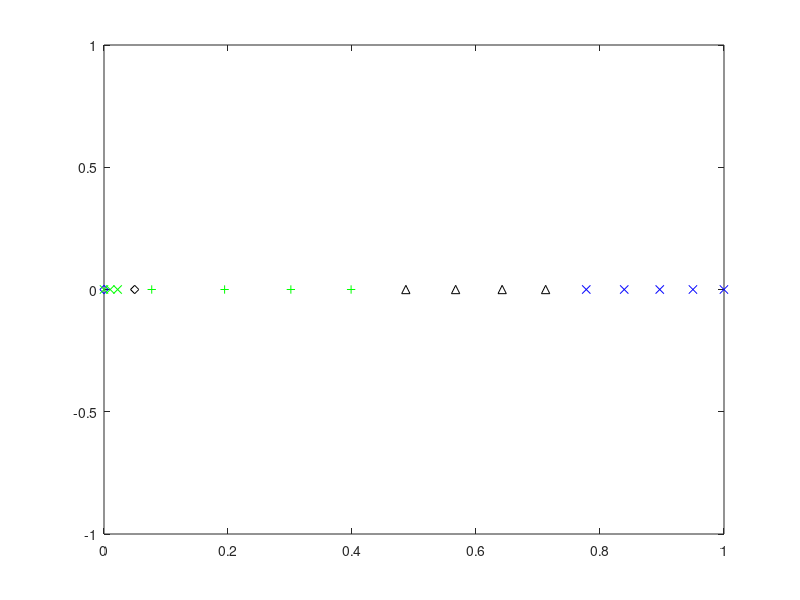
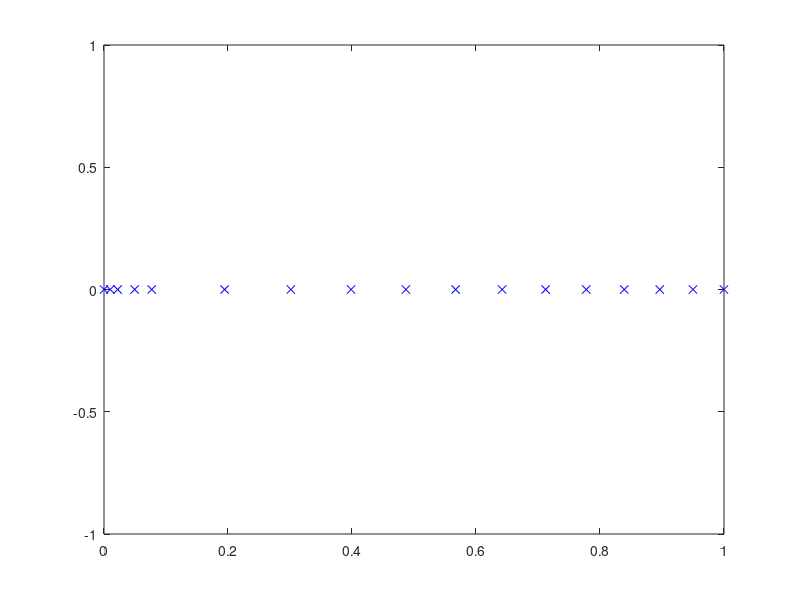

MATLAB code for these plots, in order: (Note: this script raises an error after producing the figures.)
close all
clear
clc
 
% Dimensional fluid constants (tin as leaves cartridge) for NS
g_dim = 9.8; %m/s^2
save('g_dim.mat','g_dim') 
rho_dim = 1000; %kg/m^3
save('rho_dim.mat','rho_dim') 
nu_dim = 1E-6; %m^2/s
save('nu_dim.mat','nu_dim') 
sigma_1e_dim = 72.86E-3;%Kg/s^2 (i.e. N/m)
save('sigma_1e_dim.mat','sigma_1e_dim')
R = .5E-6; %droplet radius

%equilibrium contact angle
theta_c_eq = 45*pi/180;
save('theta_c_eq.mat','theta_c_eq')

% width of the interfacial phase in metres (recommended 
%value is 1E-9)
width_dim = 1E-9; 
save('width_dim.mat','width_dim')

%Data for initial configuration of the simulation 
theta_c_ini = 91*pi/180; %radians 
save('theta_c_ini.mat','theta_c_ini')

n_el_sing = 3;
save('n_el_sing.mat','n_el_sing')

%% IFM coefficients for the free-surface
%Beta for liquid-gas interface (this
%could have a coefficient in front, but we take it to be one)
beta_g_dim = rho_dim*nu_dim/width_dim;
save('beta_g_dim.mat','beta_g_dim')
%Alpha coefficient for liquid-gas interface (this could also
%have a coefficient in front but we also take it to be one, 
%making it the inverse of the beta_g constant)
alpha_g_dim = width_dim/(rho_dim*nu_dim); 
save('alpha_g_dim.mat','alpha_g_dim')
%Surface density at which surface tension is zero 
%(this is taken as the volume density times the width of the 
%surface phase)
rhos_0_dim = rho_dim*width_dim; 
save('rhos_0_dim.mat','rhos_0_dim')
%Equilibrium surface density of liquid-gas 
%interface
rhos1_e_dim = 0.6*rhos_0_dim; 
save('rhos1_e_dim.mat','rhos1_e_dim')
%Proportionality constant for the state equation for surface 
%tension as a function of density on the liquid-gas 
%interface
gamma_g_dim = sigma_1e_dim/(rhos_0_dim-rhos1_e_dim);
save('gamma_g_dim.mat','gamma_g_dim')
%relaxation time of surface 1 in seconds
tau_g_dim = rho_dim*nu_dim*7E-6;
save('tau_g_dim.mat','tau_g_dim')

%solid-gas surface tension
sigma_gs = 0;

%IFM coefficients for the liquid-solid interface
%constant in front of the state equation for the liquid-solid
%surface
gamma_s_dim = gamma_g_dim;
save('gamma_s_dim.mat','gamma_s_dim')
%Equilibrium surface tension for the liqud-solid interface
%(this is a function of other paremeter that we have already
%chosen)
sigma_2e_dim = -sigma_1e_dim*cos(theta_c_eq)+sigma_gs;
save('sigma_2e_dim.mat','sigma_2e_dim')
%equilibrium surface density for liquid-solid surface
%(chosen so as to have a 30 degree static contact angle)
rhos2_e_dim = rhos_0_dim - sigma_2e_dim/gamma_s_dim; 
save('rhos2_e_dim.mat','rhos2_e_dim')
%Beta navier slip
beta_ns_dim = rho_dim*nu_dim/width_dim;   
save('beta_ns_dim.mat','beta_ns_dim')
%alpha coefficient for the solid-liquid interface
alpha_s_dim = alpha_g_dim; 
save('alpha_s_dim.mat','alpha_s_dim')
%relaxation time for the liquid-solid interface
tau_s_dim = rho_dim*nu_dim*7E-6;
save('tau_s_dim.mat','tau_s_dim')

%Unit height 
L_dim = R
save('L_dim.mat','L_dim') 

%Unit speed
U_dim = sigma_1e_dim/(rho_dim*nu_dim) %i.e. Ca = 1
% U_dim = .01 %m/s
save('U_dim.mat','U_dim')

%Unit time (capillary time based on unit length)
T_dim = L_dim/U_dim 
save('T_dim.mat','T_dim')



%Unit of pressure 
P_dim = rho_dim*nu_dim*U_dim/L_dim;
save('P_dim.mat','P_dim')

%Dimensionless numbers for the bulk equations
Re =  U_dim*L_dim/nu_dim %Reynolds number
save('Re.mat','Re')
St = 0 %g_dim*L_dim^2/(nu_dim*U_dim); %Stokes number
save('St.mat','St')
Ca = rho_dim*nu_dim*U_dim/sigma_1e_dim %Capillary number
save('Ca.mat','Ca')

%Dimensionless numbers for the liquid-gas IFM
%dimensionless beta coefficient for the gas interface
Bg = beta_g_dim*U_dim*L_dim/sigma_1e_dim
save('Bg.mat','Bg')
%dimensionless alpha coefficient for the gas interface
Eg = alpha_g_dim*sigma_1e_dim/(U_dim*L_dim)
save('Eg.mat','Eg')
%Dimensionless constant for the state equation on
%the liquid-gas interface
Cg = gamma_g_dim*rhos_0_dim/sigma_1e_dim
save('Cg.mat','Cg')
%dimensionless equilibrium density
Dg = rhos1_e_dim/rhos_0_dim
save('Dg.mat','Dg')
%dimensionless surface density ratio
Fg = rhos_0_dim/(rho_dim*U_dim*tau_g_dim)
save('Fg.mat','Fg')
%Dimensionless relaxation time
Tg = tau_g_dim*U_dim/L_dim
save('Tg.mat','Tg')

%Dimensionless numbers for liquid-gas IFM
%dimensionless beta coefficient for the gas interface
Be = beta_ns_dim*L_dim/(rho_dim*nu_dim)
save('Be.mat','Be')
%dimensionless alpha coefficient for the solid-liquid 
%interface
Es = alpha_s_dim*sigma_1e_dim/(U_dim*L_dim)
save('Es.mat','Es')
%dimensionless coefficient of the state equation for the
%liquid-solid interface
Cs = gamma_s_dim*rhos_0_dim/sigma_1e_dim
save('Cs.mat','Cs')
%dimensionless equilibrium density
Ds = rhos2_e_dim/rhos_0_dim
save('Ds.mat','Ds')
%dimensionless surface-density ratio for the liquid-solid
%interface
Fs = rhos_0_dim/(rho_dim*U_dim*tau_s_dim)
save('Fs.mat','Fs')
%Dimensionless relaxation time for solid-liquid interface
Ts = tau_s_dim*U_dim/L_dim
save('Ts.mat','Ts')

%Contact line dimensionless numbers
So = sigma_gs/sigma_1e_dim
save('So.mat','So')

%z-traslation for the centre of the sphere
trans_z = cos(pi-theta_c_ini);

%distance from origin to apex
h_0 = 1+trans_z;

%initial distance from origin to focus
f = sin(pi-theta_c_ini); %based on the shape of a parabola

%Required mesh resolution
l_min = .05;%min([5/(100*Bg) 1/Be  Ts*Ca/10])/(2^6 );%  following J&Y IJFNMF 2012 

%spine feet parameters
%this part here sets the number and spacing of the spines closer to the
%contact line. In this region, each odd-numbered spine has one more 
%element to its right than to its left
spine_factor_r =  1.07;%1.15;%;%needs to be slightly bigger than 1     1.05;%
save('spine_factor_r.mat','spine_factor_r')
n_spines_r = 5;% 5;% must be an odd number          5;%
save('n_spines_r.mat','n_spines_r')

spine_factor_mr = 1.07;%                   2;%   
save('spine_factor_mr.mat','spine_factor_mr')
n_spines_mr = 5;% 5;% must be an odd number        
save('n_spines_mr.mat','n_spines_mr')

%This part defines the number of spines and their separation for the
%following section of the domain. Spines can be more separated here as we 
%do not need such a high resultion furhter away from the contact line
spine_factor_m = 1.1;%                   2;%   
save('spine_factor_m.mat','spine_factor_m')
n_spines_m = 5;% 5;% must be an odd number        
save('n_spines_m.mat','n_spines_m') 

%The following part sets the number and spacing of the spines near the
%inflow boundary. An intermediate section between this one and the last one
%constructed is then created using uniform spacing
l_min_l = 1E-2;% .5E-3 ;%                .01;%
spine_factor_l = 1.2;% 1.11;% this needs to be slightly bigger than 1, James' value = 1.07
save('spine_factor_l.mat','spine_factor_l')
n_spines_l = 3;% 5;% must be an odd number        5;% 
save('n_spines_l.mat','n_spines_l')


tol_spine_ang = 1E-12; %this is just a numerical parameter to define 
%convergence of the spine lentgh's initial guess

%% Creating spine feet

spine_feet = zeros(1,n_spines_r+n_spines_m-1);
spine_feet(1) = f;
spine_feet(2) = f-l_min;
spine_feet(3) = f-l_min*(1+spine_factor_r);
for ii = 4:n_spines_r
    spine_feet(ii) = spine_feet(ii-1) ...
                     - spine_factor_r*(spine_feet(ii-2) ...
                                       - spine_feet(ii-1));
end
figure
plot(spine_feet(1:n_spines_r),zeros(1,n_spines_r),'xb')
hold on
for ii = n_spines_r+1:n_spines_r+n_spines_mr-1
    spine_feet(ii) = spine_feet(ii-1) ...
                     - spine_factor_mr*(spine_feet(ii-2) ...
                                       - spine_feet(ii-1));
end
plot(spine_feet(n_spines_r+1:n_spines_r+n_spines_mr-1),zeros(1,n_spines_mr-1),'^k')
for ii = n_spines_r+n_spines_mr:n_spines_r+n_spines_mr+n_spines_m-2
    spine_feet(ii) = spine_feet(ii-1) ...
                     - spine_factor_m*(spine_feet(ii-2) ...
                                       - spine_feet(ii-1));
end
plot(spine_feet(n_spines_r+n_spines_mr:n_spines_r+n_spines_mr+n_spines_m-2),zeros(1,n_spines_m-1),'+g')
plot(0,0,'db')
pause
%constructing the spine feet on the left end
spines_feet_left_end = zeros(1,n_spines_l);
spines_feet_left_end(end) = 0;
spines_feet_left_end(end-1) = 0 + l_min_l;
for ii = 2:n_spines_l-1
    spines_feet_left_end(end-ii) = spines_feet_left_end(end-ii+1) ...
                                   + spine_factor_l ...
                                     *(spines_feet_left_end(end-ii+1) ...
                                       - spines_feet_left_end(end-ii+2));
end
plot(spines_feet_left_end,zeros(1,n_spines_l),'xg')
pause
left_width = spines_feet_left_end(1)-spines_feet_left_end(2);
right_width = spine_feet(end-1)-spine_feet(end);
av_width = (left_width+right_width)/2;
n_inter = ceil((spine_feet(end)-spines_feet_left_end(1))/av_width);
if mod(n_inter,2) ~= 0
    n_inter = n_inter+1;
end
width = (spine_feet(end)-spines_feet_left_end(1))/n_inter;
spine_feet = [spine_feet,zeros(1,n_inter-1)];
for ii = 0:n_inter-2
    spine_feet(end-ii) = spines_feet_left_end(1)+(ii+1)*width;
end
plot(spine_feet(end-n_inter+2:end),zeros(1,n_inter-1),'dk')
pause
%Joining everything
spine_feet = [spine_feet,spines_feet_left_end];
n_spines = length(spine_feet);
save('n_spines.mat','n_spines')
close all
figure
plot(spine_feet,zeros(size(spine_feet)),'xb');

save('spine_feet.mat','spine_feet')
spine_feet_locator = spine_feet/f;
save('spine_feet_locator.mat','spine_feet_locator')

%Chi value for each spine
%This is the coordinate of the bipolar system that corresponds to the
%circle that passes through each spine feet
chi_spines = zeros(1,n_spines);
chi_spines(1) = Inf;
chi_spines(end) = 0;
for ii = 2:n_spines-1
    fun = @(chi) foot_of_chi(chi,f)-spine_feet(ii);
    chi_spines(ii) = fzero(fun,5);
end

%The radius of each spine (from the third spine on) is determined by its
%chi coordinate
R_spines = zeros(1,n_spines);
%we force the second spine to have its centre at the contact line. This is
%so that we can enforce the condition lim_{r\to 0} \partial_{\theta}p = 0,
%by equating the pressure values on the two points of this spine as done in
%S&S CMAME 2011
R_spines(2) = abs(spine_feet(1)-spine_feet(2));
R_spines(3) = abs(spine_feet(1)-spine_feet(3));
R_spines(end) = inf;
for ii = 4:n_spines-1
    R_spines(ii) = f/sinh(chi_spines(ii));
end
save('R_spines.mat','R_spines')
 
%spine length vector intial form
spine_lengths_ini = zeros(n_spines,1);
spine_lengths_ini(1) = f; %this spine is always zero, so we just store f here
spine_lengths_ini(end) = h_0;
%Here we determine the length of each spine (so as to match the initial
%guess for our surface profile)
for ii = 2:n_spines-1
    %We use the bisection method on the angle that each spine defines
    %with a tolerance pre-defined above to assess whet
    theta_l = 0;
%     if ii < 80
        theta_u = 1.01*theta_c_ini;
%     else
%         theta_u = asin(2/R_spines(ii));
%     end
    x_l = spine_feet(ii) + (1-cos(theta_l))*R_spines(ii);
    y_l = sin(theta_l)*R_spines(ii);
    %function f is positive outside the curve that defines the initial
    %surface profile (a circle) and negative inside it 
    f_l = x_l^2+(y_l-cos(pi-theta_c_ini))^2-1;
    x_u = spine_feet(ii) + (1-cos(theta_u))*R_spines(ii);
    y_u = sin(theta_u)*R_spines(ii);
    f_u = x_u^2+(y_u-cos(pi-theta_c_ini))^2-1;
    if f_l*f_u > 0
         disp('warning: wrong initialisation of bisection method') 
         pause
    end
    while theta_u-theta_l > tol_spine_ang
        theta_m = (theta_l + theta_u)/2;
        x_m = spine_feet(ii) + (1-cos(theta_m))*R_spines(ii);
        y_m = sin(theta_m)*R_spines(ii);
        f_m = x_m^2+(y_m-cos(pi-theta_c_ini))^2-1;
        if f_l*f_m > 0
            theta_l = theta_m;
            f_l = f_m;
        elseif f_l*f_m < 0
            theta_u = theta_m;
            f_u = f_m;
        else
            f_l = f_m;
            f_u = f_m;
            theta_l = theta_m;
            theta_u = theta_m;
        end
    end
    spine_lengths_ini(ii) = theta_m*R_spines(ii);
end
save('spine_lengths_ini.mat','spine_lengths_ini')

%% Creating nodes

%%Finding total number of global nodes 

%First, we need to decide on which spines we will have an increasing number
%of nodes and on which we will have a fixed number of nodes
%The code is set-up so that the first spines have an increasing number of
%nodes. More specifically, from the 4th spine on (including the 4th spine)
%each spine has one more velocity node that the previous spine, and this
%behaviour goes on until spine number n_spines_incr, defined below. The
%code is set up so that n_spines_incr can be any odd number between
%n_spines_r and n_spines_r+n_spines_mr-1
n_spines_incr = n_spines_r;%+n_spines_mr-1;
save('n_spines_incr.mat','n_spines_incr')

n_spines_const = n_spines-n_spines_incr;
save('n_spines_const.mat','n_spines_const')

n_nodes_const_per_spine = 2*n_el_sing + n_spines_incr - 2; %number of nodes 
%in each of the spines with constant nodes
save('n_nodes_const_per_spine.mat','n_nodes_const_per_spine')

%Sum of the number in the first spine (1), plus an arithmetic progression 
%plus a constant times the number of spines with a fixed number of nodes on
%them
n_v_incr = 2 + n_el_sing ...
           + (2*n_el_sing + 1 + 2*n_el_sing + n_spines_incr - 2) ...
             *(n_spines_incr-2)/2;
save('n_v_incr.mat','n_v_incr')

n_v = n_v_incr ...
      + n_nodes_const_per_spine*n_spines_const;
save('n_v.mat','n_v')

%nodes (i.e. matrix containing the (r,z) coordinates of all nodes where 
%each column is a node and they are listed in order)
Nodes_rz = zeros(n_v,2);
Nodes_rz(1,:) = [f ,0]; 
alpha_s = zeros(n_v,1); %This vector contains the data on how far along its
%spine the node is
Nodes_rz(2,1) = spine_feet(2);
Nodes_rz(2,2) = 0;
for kk = 3:n_el_sing+2
    alpha_s(kk) = (kk-2)/n_el_sing;
    %angle in the constant chi circle for each node 
    %(arc length over radius)
    theta = alpha_s(kk)*spine_lengths_ini(2)/R_spines(2);
    %x of the node is the foot of the spine plus the circle's radius 
    %minus (radius*cos(theta))
    Nodes_rz(kk,1) = spine_feet(2) + R_spines(2)*(1-cos(theta));
    Nodes_rz(kk,2) = R_spines(2)*sin(theta);
end
for ii = 3:n_spines_incr
    kk = kk+1;
    Nodes_rz(kk,1) = spine_feet(ii);
    Nodes_rz(kk,2) = 0;
    for jj = 2:2*n_el_sing+ii-2
        kk = kk+1;
        alpha_s(kk) = (jj-1)/(2*n_el_sing+ii-3);
        %angle in the constant chi circle for each node 
        %(arc length over radius)
        theta = alpha_s(kk)*spine_lengths_ini(ii)/R_spines(ii); 
        %x of the node is the foot of the spine plus the circle's radius 
        %minus (radius*cos(theta))
        Nodes_rz(kk,1) = spine_feet(ii) + R_spines(ii)*(1-cos(theta));
        Nodes_rz(kk,2) = R_spines(ii)*sin(theta);
    end
end
for ii = n_spines_incr+1:n_spines-1
    kk = kk+1;
    Nodes_rz(kk,1) = spine_feet(ii);
    Nodes_rz(kk,2) = 0;
    for jj = 2:n_nodes_const_per_spine
        kk = kk+1;
        alpha_s(kk) = (jj-1)/(n_nodes_const_per_spine-1);
        %angle in the constant chi circle for each node 
        %(arc length over radius)
        theta = alpha_s(kk)*spine_lengths_ini(ii)/R_spines(ii); 
        %x of the node is the foot of the spine plus the circle's radius 
        %minus the radius cos(theta)
        Nodes_rz(kk,1) = spine_feet(ii) + R_spines(ii)*(1-cos(theta));
        Nodes_rz(kk,2) = R_spines(ii)*sin(theta);
    end
end
for ii = n_v-n_nodes_const_per_spine+1:n_v 
    alpha_s(ii) = (ii-(n_v-n_nodes_const_per_spine+1)) ...
                  /(n_nodes_const_per_spine-1);
end 
save('alpha_s.mat','alpha_s')
Nodes_rz(end-n_nodes_const_per_spine+1:end,1) = zeros(1,n_nodes_const_per_spine);
Nodes_rz(end-n_nodes_const_per_spine+1:end,2) = 0:h_0/(n_nodes_const_per_spine-1):h_0;
save('Nodes_rz.mat','Nodes_rz')
 


n_v %#ok
pause
close all
%Nodes
figure
plot(Nodes_rz(:,1),Nodes_rz(:,2),'x')
axis equal

%Spine feet and tip node numbers
spine_feet_nodes = ones(1,n_spines);
spine_tip_nodes = ones(1,n_spines);
spine_feet_nodes(2) = 2;
spine_tip_nodes(2) = 2 + n_el_sing;
for ii = 3:n_spines_incr
    spine_feet_nodes(ii) = spine_tip_nodes(ii-1)+1;
    spine_tip_nodes(ii) = 2 + n_el_sing ...
                          + (2*n_el_sing + 1 + 2*n_el_sing + ii - 2) ...
                            *(ii-2)/2;
end
%the spines in the region where spines have a fixed number of nodes.
for ii = n_spines_incr+1:n_spines
    spine_feet_nodes(ii) = spine_tip_nodes(ii-1)+1;
    spine_tip_nodes(ii) = spine_tip_nodes(ii-1) + n_nodes_const_per_spine;
end
save('spine_feet_nodes.mat','spine_feet_nodes')
save('spine_tip_nodes.mat','spine_tip_nodes')



